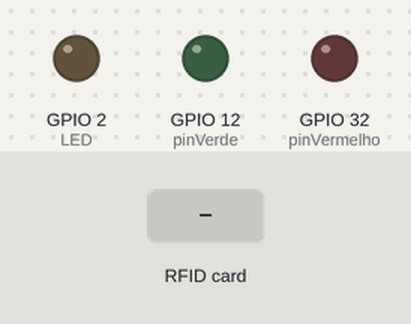
This sketch was run on a simulated ESP32. Parts: output pins drawn as LEDs (lit = HIGH). The inputs (shaded band) are chosen by the test bench. WiFi joins after 1.5 s; servers stay silent unless stated; network time is answered at once with the bench clock; the local clock reads 2024-03-15 10:24:30 at power-on unless the sketch sets it; random numbers use the default seed unless the sketch sets one; no MQTT or app messages arrive unless stated; what the sketch prints to the serial monitor is not drawn.

Above: at 2.8 s.
2.9 s: RFID card 5E 7A 19 C4 held to the reader
At 4.6 s:
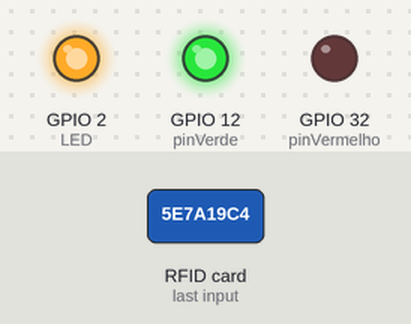
At 5.8 s:
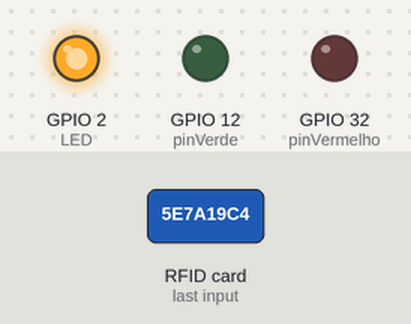
Timing chart, 0 to 7.3 s (numbered marks = the images above; inputs shaded):
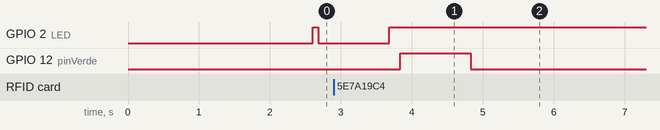

The sketch:

esp32.ino
```cpp
#include <WiFi.h>
#include <PubSubClient.h>
#include <MFRC522.h>
#include <SPI.h>
#include <NTPClient.h> //Biblioteca NTPClient modificada
#include <WiFiUdp.h> //Socket UDP

//WIFI
const char* ssid = "xxxxxxxxx";
const char* password = "xxxxxxxx";
WiFiClient wifiClient;

//MQTT Server
const char* BROKER_MQTT = "test.mosquitto.org";
int BROKER_PORT = 1883;
#define ID_MQTT "RF_ID_01"
#define TOPIC_PUBLISH "MicroEEL/VSM"
PubSubClient MQTT(wifiClient);

#define SS_PIN    21
#define RST_PIN   22

#define SIZE_BUFFER     18
#define MAX_SIZE_BLOCK  16

#define pinVerde     12
#define pinVermelho  32

//esse objeto 'chave' é utilizado para autenticação
MFRC522::MIFARE_Key key;
//código de status de retorno da autenticação
MFRC522::StatusCode status;

// Definicoes pino modulo RC522
MFRC522 mfrc522(SS_PIN, RST_PIN);

//GERAL
int LED = 2;

//Fuso Horário, no caso horário de verão de Brasília
int timeZone = -2;

//Struct com os dados do dia e hora
struct Date{
    int dayOfWeek;
    int day;
    int month;
    int year;
    int hours;
    int minutes;
    int seconds;
};

//Socket UDP que a lib utiliza para recuperar dados sobre o horário
WiFiUDP udp;

//Objeto responsável por recuperar dados sobre horário
NTPClient ntpClient(
    udp,                    //socket udp
    "0.br.pool.ntp.org",    //URL do servwer NTP
    timeZone*3600,          //Deslocamento do horário em relacão ao GMT 0
    60000);                 //Intervalo entre verificações online

//Nomes dos dias da semana
char* dayOfWeekNames[] = {"Sunday", "Monday", "Tuesday", "Wednesday", "Thursday", "Friday", "Saturday"};

void configMFRC();
void configMQTT();
void conectaWiFi();
void conectaNTP();
void conectaMQTT();
void conexao_http();
void ler_RFID();
void enviar_dados(const char* id_carta, const char* id_esp32, const char* tempo_ss);
void removerSpacos(char str[]);
Date getDate();
String getTime();
void led(int flag);

void setup() {
  Serial.begin(9600);
  SPI.begin();

  conectaWiFi();

  configMQTT();
  configMFRC();

  pinMode(LED, OUTPUT);
  pinMode(pinVerde, OUTPUT);
  pinMode(pinVermelho, OUTPUT);

  randomSeed(analogRead(0));
}

void loop() {
  led(0); delay(1000); led(1);

  conectaWiFi();
  conectaMQTT();

  if (!mfrc522.PICC_IsNewCardPresent())
    return;
  else if (mfrc522.PICC_ReadCardSerial()) {
    Serial.println();
    Serial.println("Cartao RFID identificado...");
    Serial.println();
    conectaNTP();
    ler_RFID();

    mfrc522.PICC_HaltA();
    mfrc522.PCD_StopCrypto1();
  }
}

void configMFRC(){
  mfrc522.PCD_Init();
}

void configMQTT() {
  MQTT.setServer(BROKER_MQTT, BROKER_PORT);
}

void conectaWiFi() {
  if (WiFi.status() == WL_CONNECTED)
     return;
  else {

    Serial.println();
    Serial.print("Conectando-se a ");
    Serial.print(ssid);
    WiFi.begin(ssid, password);

    while (WiFi.status() != WL_CONNECTED) {
      led(1);
      Serial.print(".");
    }

    Serial.println("");
    Serial.print("WiFi conectada no endereço de IP: ");
    Serial.println(WiFi.localIP());
  }
}

void conectaNTP()
{
    Serial.println();
    Serial.println("Sincronizando data/tempo com Protocolo NTPClient...");

    //Inicializa o client NTP
    ntpClient.begin();

    //Espera pelo primeiro update online
    Serial.println("Esperando pela primeira atualizacao...");
    while(!ntpClient.update())
    {
        Serial.print(".");
        ntpClient.forceUpdate();
        delay(500);
    }
    Serial.println("Atualizacao completada!");
}

void conectaMQTT() {
    while (!MQTT.connected()) {
        Serial.println(" ");
        Serial.print("Conectando ao Broker MQTT: ");
        Serial.println(BROKER_MQTT);
        if (MQTT.connect(ID_MQTT))
            Serial.println("Conectado ao Broker com sucesso!");
        else {
            Serial.println("Nao foi possivel se conectar ao broker.");
            Serial.println("Nova tentatica de conexao em 10 segundos.");
            led(1);
        }
    }
}

void ler_RFID()
{
  //imprime os detalhes tecnicos do cartão/tag
  Serial.println("Dados de leitura do RFID:");
  mfrc522.PICC_DumpDetailsToSerial(&(mfrc522.uid));

  //Prepara a chave - todas as chaves estão configuradas para FFFFFFFFFFFFh (Padrão de fábrica).
  for (byte i = 0; i < 6; i++)
    key.keyByte[i] = 0xFF;

  //buffer para colocar os dados ligos
  byte buffer[SIZE_BUFFER] = {0};

  //bloco que faremos a operação
  byte bloco = 1;
  byte tamanho = SIZE_BUFFER;

  long randNumber = random(5,10);
  float rd = randNumber/10.;
  Serial.println();
  Serial.print("Valor randômico: ");
  Serial.println(rd);

  //faz a autenticação do bloco que vamos operar
  status = mfrc522.PCD_Authenticate(MFRC522::PICC_CMD_MF_AUTH_KEY_A, bloco, &key, &(mfrc522.uid)); //line 834 of MFRC522.cpp file
  if (status != MFRC522::STATUS_OK) {

    Serial.print(F("Authentication failed: "));
    Serial.println(mfrc522.GetStatusCodeName(status));
    digitalWrite(pinVermelho, HIGH);
    delay(1000);
    digitalWrite(pinVermelho, LOW);
    return;
  }

  //faz a leitura dos dados do bloco
  status = mfrc522.MIFARE_Read(bloco, buffer, &tamanho);
  if (status != MFRC522::STATUS_OK) {

    Serial.print(F("Reading failed: "));
    Serial.println(mfrc522.GetStatusCodeName(status));

    digitalWrite(pinVermelho, HIGH);
    delay(1000);
    digitalWrite(pinVermelho, LOW);
    return;

  } else {

    digitalWrite(pinVerde, HIGH);
    delay(1000);
    digitalWrite(pinVerde, LOW);
  }

  //Mostra UID na serial
  String id_carta = "";
  for (byte i = 0; i < mfrc522.uid.size; i++)
    id_carta.concat(String(mfrc522.uid.uidByte[i], HEX));

  enviar_dados(id_carta.c_str(),"01",getTime().c_str());   //ESP32 código 01

  //SIMULAÇÃO DA BANDEIJA PASSANDO POR VÁRIOS RFIDs NA ESTEIRA DO CHÃO DE FÁBRICA
  conectaWiFi(); conectaMQTT(); delay(rd*1200); enviar_dados(id_carta.c_str(),"02",getTime().c_str());   //ESP32 código 02
  conectaWiFi(); conectaMQTT(); delay(rd*5500); enviar_dados(id_carta.c_str(),"03",getTime().c_str());   //ESP32 código 03
  conectaWiFi(); conectaMQTT(); delay(rd*1000); enviar_dados(id_carta.c_str(),"04",getTime().c_str());   //ESP32 código 04
  conectaWiFi(); conectaMQTT(); delay(rd*2100); enviar_dados(id_carta.c_str(),"05",getTime().c_str());   //ESP32 código 04
  conectaWiFi(); conectaMQTT(); delay(rd*1100); enviar_dados(id_carta.c_str(),"06",getTime().c_str());   //ESP32 código 04
  conectaWiFi(); conectaMQTT(); delay(rd*1300); enviar_dados(id_carta.c_str(),"07",getTime().c_str());   //ESP32 código 04
}

void enviar_dados(const char* id_carta, const char* id_esp32, const char* tempo_ss) {

  char tag[strlen_P(id_carta) + strlen_P(id_esp32) + strlen_P(tempo_ss)+2] = "";
  const char* espaco_v = " ";

  strncat_P(tag,id_carta,strlen_P(id_carta));
  removerSpacos(tag);
  strncat_P(tag,espaco_v,strlen_P(espaco_v));
  strncat_P(tag,id_esp32,strlen_P(id_esp32));
  strncat_P(tag,espaco_v,strlen_P(espaco_v));
  strncat_P(tag,tempo_ss,strlen_P(tempo_ss));

  Serial.println("Publicação dos dados do RFID:");
  Serial.print("BROKER: ");
  Serial.println(BROKER_MQTT);
  Serial.print("TOPICO: ");
  Serial.println(TOPIC_PUBLISH);
  Serial.print("DADOS: ");
  Serial.println(tag);
  MQTT.publish(TOPIC_PUBLISH, tag);
}

void removerSpacos(char str[]) {
    int j = 1;
    int t = strlen(str);
    for (int i=1; i<t; i++) {
        if (!isWhitespace(str[i])) {
           str[j] = str[i];
           j++;
        }
    }
    str[j] = '\0';
}

Date getDate()
{
    //Recupera os dados de data e horário usando o client NTP
    char* strDate = (char*)ntpClient.getFormattedDate().c_str();

    //Passa os dados da string para a struct
    Date date;
    sscanf(strDate, "%d-%d-%dT%d:%d:%dZ",
                    &date.year,
                    &date.month,
                    &date.day,
                    &date.hours,
                    &date.minutes,
                    &date.seconds);

    //Dia da semana de 0 a 6, sendo 0 o domingo
    date.dayOfWeek = ntpClient.getDay();
    return date;
}

String getTime(){

  Date date = getDate();
  unsigned long time = 3600.*date.hours+60.*date.minutes+date.seconds;

  Serial.println();
  Serial.println("Data/tempo fornecido pelo protocolo NTPClient:");
  Serial.print("NTP DATE: ");
  Serial.print(date.day);
  Serial.print("/");
  Serial.print(date.month);
  Serial.print("/");
  Serial.println(date.year);

  Serial.print("NTP TIME: ");
  Serial.print(date.hours);
  Serial.print(":");
  Serial.print(date.minutes);
  Serial.print(":");
  Serial.println(date.seconds);

  Serial.print("TIME_TOT(s): ");
  Serial.println(time);
  Serial.println();

  return String(time, DEC);
}

void led(int flag){
  if (flag)
    digitalWrite(LED, HIGH);
  else
    digitalWrite(LED_BUILTIN, LOW);
}
```

Measured:
- after the input at 2.9 s, GPIO 12 (pinVerde): LOW → HIGH after 0.93 s, → LOW 1.0 s later
